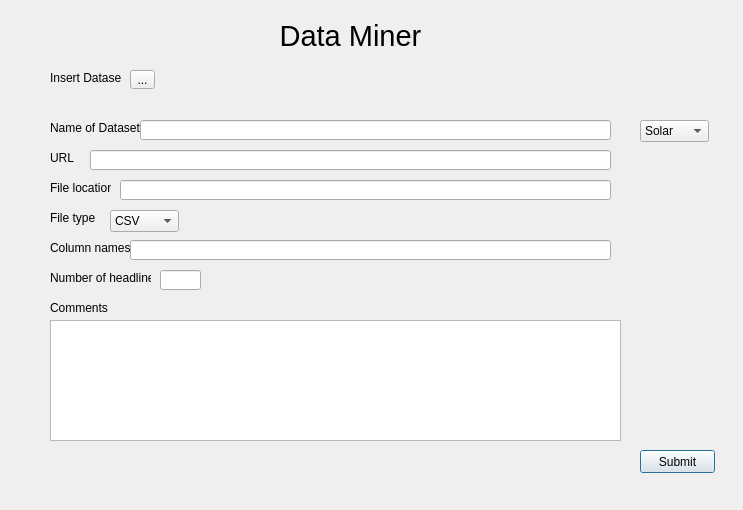
<?xml version="1.0" encoding="UTF-8"?>
<ui version="4.0">
 <class>Dialog</class>
 <widget class="QDialog" name="Dialog">
  <property name="geometry">
   <rect>
    <x>0</x>
    <y>0</y>
    <width>743</width>
    <height>510</height>
   </rect>
  </property>
  <property name="windowTitle">
   <string>Dialog</string>
  </property>
  <widget class="QLabel" name="label">
   <property name="geometry">
    <rect>
     <x>270</x>
     <y>20</y>
     <width>161</width>
     <height>31</height>
    </rect>
   </property>
   <property name="font">
    <font>
     <pointsize>22</pointsize>
    </font>
   </property>
   <property name="text">
    <string>Data Miner</string>
   </property>
   <property name="alignment">
    <set>Qt::AlignCenter</set>
   </property>
  </widget>
  <widget class="QComboBox" name="comboBox">
   <property name="geometry">
    <rect>
     <x>640</x>
     <y>120</y>
     <width>69</width>
     <height>22</height>
    </rect>
   </property>
   <item>
    <property name="text">
     <string>Solar</string>
    </property>
   </item>
   <item>
    <property name="text">
     <string>Wind</string>
    </property>
   </item>
   <item>
    <property name="text">
     <string>Biomass</string>
    </property>
   </item>
   <item>
    <property name="text">
     <string>Geothermal</string>
    </property>
   </item>
   <item>
    <property name="text">
     <string>Hydropower</string>
    </property>
   </item>
   <item>
    <property name="text">
     <string>Other</string>
    </property>
   </item>
  </widget>
  <widget class="QLineEdit" name="lineEdit">
   <property name="geometry">
    <rect>
     <x>140</x>
     <y>120</y>
     <width>471</width>
     <height>20</height>
    </rect>
   </property>
  </widget>
  <widget class="QLineEdit" name="lineEdit_2">
   <property name="geometry">
    <rect>
     <x>90</x>
     <y>150</y>
     <width>521</width>
     <height>20</height>
    </rect>
   </property>
  </widget>
  <widget class="QLineEdit" name="lineEdit_3">
   <property name="geometry">
    <rect>
     <x>120</x>
     <y>180</y>
     <width>491</width>
     <height>20</height>
    </rect>
   </property>
  </widget>
  <widget class="QComboBox" name="comboBox_2">
   <property name="geometry">
    <rect>
     <x>110</x>
     <y>210</y>
     <width>69</width>
     <height>22</height>
    </rect>
   </property>
   <property name="editable">
    <bool>false</bool>
   </property>
   <property name="currentText">
    <string>CSV</string>
   </property>
   <item>
    <property name="text">
     <string>CSV</string>
    </property>
   </item>
   <item>
    <property name="text">
     <string>Json</string>
    </property>
   </item>
   <item>
    <property name="text">
     <string>XLSM</string>
    </property>
   </item>
   <item>
    <property name="text">
     <string>Excel</string>
    </property>
   </item>
   <item>
    <property name="text">
     <string>Other</string>
    </property>
   </item>
  </widget>
  <widget class="QLineEdit" name="lineEdit_4">
   <property name="geometry">
    <rect>
     <x>130</x>
     <y>240</y>
     <width>481</width>
     <height>20</height>
    </rect>
   </property>
  </widget>
  <widget class="QLineEdit" name="lineEdit_5">
   <property name="geometry">
    <rect>
     <x>160</x>
     <y>270</y>
     <width>41</width>
     <height>20</height>
    </rect>
   </property>
  </widget>
  <widget class="QTextBrowser" name="textBrowser">
   <property name="geometry">
    <rect>
     <x>50</x>
     <y>320</y>
     <width>571</width>
     <height>121</height>
    </rect>
   </property>
  </widget>
  <widget class="QLabel" name="label_2">
   <property name="geometry">
    <rect>
     <x>50</x>
     <y>120</y>
     <width>101</width>
     <height>16</height>
    </rect>
   </property>
   <property name="text">
    <string>Name of Dataset</string>
   </property>
  </widget>
  <widget class="QLabel" name="label_3">
   <property name="geometry">
    <rect>
     <x>50</x>
     <y>150</y>
     <width>41</width>
     <height>16</height>
    </rect>
   </property>
   <property name="text">
    <string>URL</string>
   </property>
  </widget>
  <widget class="QLabel" name="label_4">
   <property name="geometry">
    <rect>
     <x>50</x>
     <y>180</y>
     <width>61</width>
     <height>16</height>
    </rect>
   </property>
   <property name="text">
    <string>File location</string>
   </property>
  </widget>
  <widget class="QLabel" name="label_5">
   <property name="geometry">
    <rect>
     <x>50</x>
     <y>210</y>
     <width>51</width>
     <height>16</height>
    </rect>
   </property>
   <property name="text">
    <string>File type</string>
   </property>
  </widget>
  <widget class="QLabel" name="label_6">
   <property name="geometry">
    <rect>
     <x>50</x>
     <y>240</y>
     <width>81</width>
     <height>16</height>
    </rect>
   </property>
   <property name="text">
    <string>Column names</string>
   </property>
  </widget>
  <widget class="QLabel" name="label_7">
   <property name="geometry">
    <rect>
     <x>50</x>
     <y>270</y>
     <width>101</width>
     <height>16</height>
    </rect>
   </property>
   <property name="text">
    <string>Number of headlines</string>
   </property>
  </widget>
  <widget class="QLabel" name="label_8">
   <property name="geometry">
    <rect>
     <x>50</x>
     <y>300</y>
     <width>101</width>
     <height>16</height>
    </rect>
   </property>
   <property name="text">
    <string>Comments</string>
   </property>
  </widget>
  <widget class="QPushButton" name="pushButton_2">
   <property name="geometry">
    <rect>
     <x>640</x>
     <y>450</y>
     <width>75</width>
     <height>23</height>
    </rect>
   </property>
   <property name="text">
    <string>Submit</string>
   </property>
  </widget>
  <widget class="QToolButton" name="toolButton">
   <property name="geometry">
    <rect>
     <x>130</x>
     <y>70</y>
     <width>25</width>
     <height>19</height>
    </rect>
   </property>
   <property name="text">
    <string>...</string>
   </property>
  </widget>
  <widget class="QLabel" name="label_9">
   <property name="geometry">
    <rect>
     <x>50</x>
     <y>70</y>
     <width>71</width>
     <height>16</height>
    </rect>
   </property>
   <property name="text">
    <string>Insert Dataset</string>
   </property>
  </widget>
 </widget>
 <resources/>
 <connections/>
</ui>
